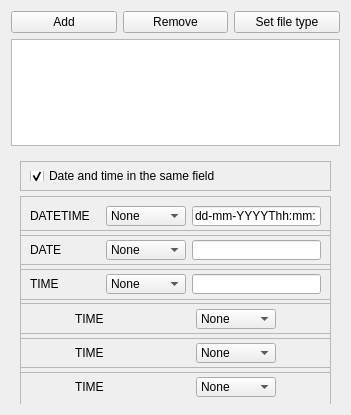
<?xml version="1.0" encoding="UTF-8"?>
<ui version="4.0">
 <class>Form</class>
 <widget class="QWidget" name="Form">
  <property name="geometry">
   <rect>
    <x>0</x>
    <y>0</y>
    <width>351</width>
    <height>415</height>
   </rect>
  </property>
  <property name="windowTitle">
   <string>Form</string>
  </property>
  <layout class="QVBoxLayout" name="verticalLayout">
   <item>
    <layout class="QHBoxLayout" name="horizontalLayout">
     <item>
      <widget class="QPushButton" name="pushButton">
       <property name="text">
        <string>Add</string>
       </property>
      </widget>
     </item>
     <item>
      <widget class="QPushButton" name="pushButton_2">
       <property name="text">
        <string>Remove</string>
       </property>
      </widget>
     </item>
     <item>
      <widget class="QPushButton" name="pushButton_3">
       <property name="text">
        <string>Set file type</string>
       </property>
      </widget>
     </item>
    </layout>
   </item>
   <item>
    <widget class="QListWidget" name="listWidget">
     <property name="selectionMode">
      <enum>QAbstractItemView::MultiSelection</enum>
     </property>
     <property name="selectionBehavior">
      <enum>QAbstractItemView::SelectRows</enum>
     </property>
    </widget>
   </item>
   <item>
    <widget class="QWidget" name="widget" native="true">
     <property name="sizePolicy">
      <sizepolicy hsizetype="Preferred" vsizetype="Expanding">
       <horstretch>0</horstretch>
       <verstretch>0</verstretch>
      </sizepolicy>
     </property>
     <property name="minimumSize">
      <size>
       <width>150</width>
       <height>100</height>
      </size>
     </property>
     <layout class="QVBoxLayout" name="verticalLayout_2">
      <item>
       <widget class="QFrame" name="frame_3">
        <property name="minimumSize">
         <size>
          <width>0</width>
          <height>30</height>
         </size>
        </property>
        <property name="maximumSize">
         <size>
          <width>16777215</width>
          <height>30</height>
         </size>
        </property>
        <property name="frameShape">
         <enum>QFrame::StyledPanel</enum>
        </property>
        <property name="frameShadow">
         <enum>QFrame::Raised</enum>
        </property>
        <layout class="QHBoxLayout" name="horizontalLayout_4">
         <item>
          <widget class="QCheckBox" name="checkBox">
           <property name="text">
            <string>Date and time in the same field</string>
           </property>
           <property name="checked">
            <bool>true</bool>
           </property>
          </widget>
         </item>
        </layout>
       </widget>
      </item>
      <item>
       <widget class="QFrame" name="frame">
        <property name="minimumSize">
         <size>
          <width>0</width>
          <height>40</height>
         </size>
        </property>
        <property name="frameShape">
         <enum>QFrame::StyledPanel</enum>
        </property>
        <property name="frameShadow">
         <enum>QFrame::Raised</enum>
        </property>
        <layout class="QHBoxLayout" name="horizontalLayout_2">
         <item>
          <widget class="QLabel" name="label">
           <property name="minimumSize">
            <size>
             <width>70</width>
             <height>0</height>
            </size>
           </property>
           <property name="maximumSize">
            <size>
             <width>70</width>
             <height>16777215</height>
            </size>
           </property>
           <property name="text">
            <string>DATETIME</string>
           </property>
          </widget>
         </item>
         <item>
          <widget class="QComboBox" name="comboBox">
           <property name="minimumSize">
            <size>
             <width>80</width>
             <height>0</height>
            </size>
           </property>
           <property name="maximumSize">
            <size>
             <width>80</width>
             <height>16777215</height>
            </size>
           </property>
           <item>
            <property name="text">
             <string>None</string>
            </property>
           </item>
          </widget>
         </item>
         <item>
          <widget class="QLineEdit" name="lineEdit">
           <property name="minimumSize">
            <size>
             <width>0</width>
             <height>0</height>
            </size>
           </property>
           <property name="maximumSize">
            <size>
             <width>16777215</width>
             <height>16777215</height>
            </size>
           </property>
           <property name="text">
            <string>dd-mm-YYYYThh:mm:</string>
           </property>
          </widget>
         </item>
        </layout>
       </widget>
      </item>
      <item>
       <widget class="QFrame" name="frame_2">
        <property name="enabled">
         <bool>true</bool>
        </property>
        <property name="minimumSize">
         <size>
          <width>0</width>
          <height>40</height>
         </size>
        </property>
        <property name="frameShape">
         <enum>QFrame::StyledPanel</enum>
        </property>
        <property name="frameShadow">
         <enum>QFrame::Raised</enum>
        </property>
        <layout class="QHBoxLayout" name="horizontalLayout_3">
         <item>
          <widget class="QLabel" name="label_2">
           <property name="minimumSize">
            <size>
             <width>70</width>
             <height>0</height>
            </size>
           </property>
           <property name="maximumSize">
            <size>
             <width>70</width>
             <height>16777215</height>
            </size>
           </property>
           <property name="text">
            <string>DATE</string>
           </property>
          </widget>
         </item>
         <item>
          <widget class="QComboBox" name="comboBox_2">
           <property name="minimumSize">
            <size>
             <width>80</width>
             <height>0</height>
            </size>
           </property>
           <property name="maximumSize">
            <size>
             <width>80</width>
             <height>16777215</height>
            </size>
           </property>
           <item>
            <property name="text">
             <string>None</string>
            </property>
           </item>
          </widget>
         </item>
         <item>
          <widget class="QLineEdit" name="lineEdit_2"/>
         </item>
        </layout>
       </widget>
      </item>
      <item>
       <widget class="QFrame" name="frame_4">
        <property name="minimumSize">
         <size>
          <width>0</width>
          <height>40</height>
         </size>
        </property>
        <property name="frameShape">
         <enum>QFrame::StyledPanel</enum>
        </property>
        <property name="frameShadow">
         <enum>QFrame::Raised</enum>
        </property>
        <layout class="QHBoxLayout" name="horizontalLayout_5">
         <item>
          <widget class="QLabel" name="label_3">
           <property name="minimumSize">
            <size>
             <width>70</width>
             <height>0</height>
            </size>
           </property>
           <property name="maximumSize">
            <size>
             <width>70</width>
             <height>16777215</height>
            </size>
           </property>
           <property name="text">
            <string>TIME</string>
           </property>
          </widget>
         </item>
         <item>
          <widget class="QComboBox" name="comboBox_3">
           <property name="minimumSize">
            <size>
             <width>80</width>
             <height>0</height>
            </size>
           </property>
           <property name="maximumSize">
            <size>
             <width>80</width>
             <height>16777215</height>
            </size>
           </property>
           <item>
            <property name="text">
             <string>None</string>
            </property>
           </item>
          </widget>
         </item>
         <item>
          <widget class="QLineEdit" name="lineEdit_3"/>
         </item>
        </layout>
       </widget>
      </item>
      <item>
       <widget class="QFrame" name="frame_5">
        <property name="sizePolicy">
         <sizepolicy hsizetype="Preferred" vsizetype="Preferred">
          <horstretch>0</horstretch>
          <verstretch>0</verstretch>
         </sizepolicy>
        </property>
        <property name="minimumSize">
         <size>
          <width>0</width>
          <height>40</height>
         </size>
        </property>
        <property name="frameShape">
         <enum>QFrame::StyledPanel</enum>
        </property>
        <property name="frameShadow">
         <enum>QFrame::Raised</enum>
        </property>
        <layout class="QHBoxLayout" name="horizontalLayout_6">
         <item>
          <widget class="QLabel" name="label_4">
           <property name="minimumSize">
            <size>
             <width>70</width>
             <height>0</height>
            </size>
           </property>
           <property name="maximumSize">
            <size>
             <width>70</width>
             <height>16777215</height>
            </size>
           </property>
           <property name="text">
            <string>TIME</string>
           </property>
          </widget>
         </item>
         <item>
          <widget class="QComboBox" name="comboBox_4">
           <property name="minimumSize">
            <size>
             <width>80</width>
             <height>0</height>
            </size>
           </property>
           <property name="maximumSize">
            <size>
             <width>80</width>
             <height>16777215</height>
            </size>
           </property>
           <item>
            <property name="text">
             <string>None</string>
            </property>
           </item>
          </widget>
         </item>
        </layout>
       </widget>
      </item>
      <item>
       <widget class="QFrame" name="frame_6">
        <property name="minimumSize">
         <size>
          <width>0</width>
          <height>40</height>
         </size>
        </property>
        <property name="frameShape">
         <enum>QFrame::StyledPanel</enum>
        </property>
        <property name="frameShadow">
         <enum>QFrame::Raised</enum>
        </property>
        <layout class="QHBoxLayout" name="horizontalLayout_7">
         <item>
          <widget class="QLabel" name="label_5">
           <property name="minimumSize">
            <size>
             <width>70</width>
             <height>0</height>
            </size>
           </property>
           <property name="maximumSize">
            <size>
             <width>70</width>
             <height>16777215</height>
            </size>
           </property>
           <property name="text">
            <string>TIME</string>
           </property>
          </widget>
         </item>
         <item>
          <widget class="QComboBox" name="comboBox_5">
           <property name="minimumSize">
            <size>
             <width>80</width>
             <height>0</height>
            </size>
           </property>
           <property name="maximumSize">
            <size>
             <width>80</width>
             <height>16777215</height>
            </size>
           </property>
           <item>
            <property name="text">
             <string>None</string>
            </property>
           </item>
          </widget>
         </item>
        </layout>
       </widget>
      </item>
      <item>
       <widget class="QFrame" name="frame_8">
        <property name="minimumSize">
         <size>
          <width>0</width>
          <height>40</height>
         </size>
        </property>
        <property name="frameShape">
         <enum>QFrame::StyledPanel</enum>
        </property>
        <property name="frameShadow">
         <enum>QFrame::Raised</enum>
        </property>
        <layout class="QHBoxLayout" name="horizontalLayout_8">
         <item>
          <widget class="QLabel" name="label_6">
           <property name="minimumSize">
            <size>
             <width>70</width>
             <height>0</height>
            </size>
           </property>
           <property name="maximumSize">
            <size>
             <width>70</width>
             <height>16777215</height>
            </size>
           </property>
           <property name="text">
            <string>TIME</string>
           </property>
          </widget>
         </item>
         <item>
          <widget class="QComboBox" name="comboBox_6">
           <property name="minimumSize">
            <size>
             <width>80</width>
             <height>0</height>
            </size>
           </property>
           <property name="maximumSize">
            <size>
             <width>80</width>
             <height>16777215</height>
            </size>
           </property>
           <item>
            <property name="text">
             <string>None</string>
            </property>
           </item>
          </widget>
         </item>
        </layout>
       </widget>
      </item>
     </layout>
    </widget>
   </item>
  </layout>
 </widget>
 <resources/>
 <connections/>
</ui>
